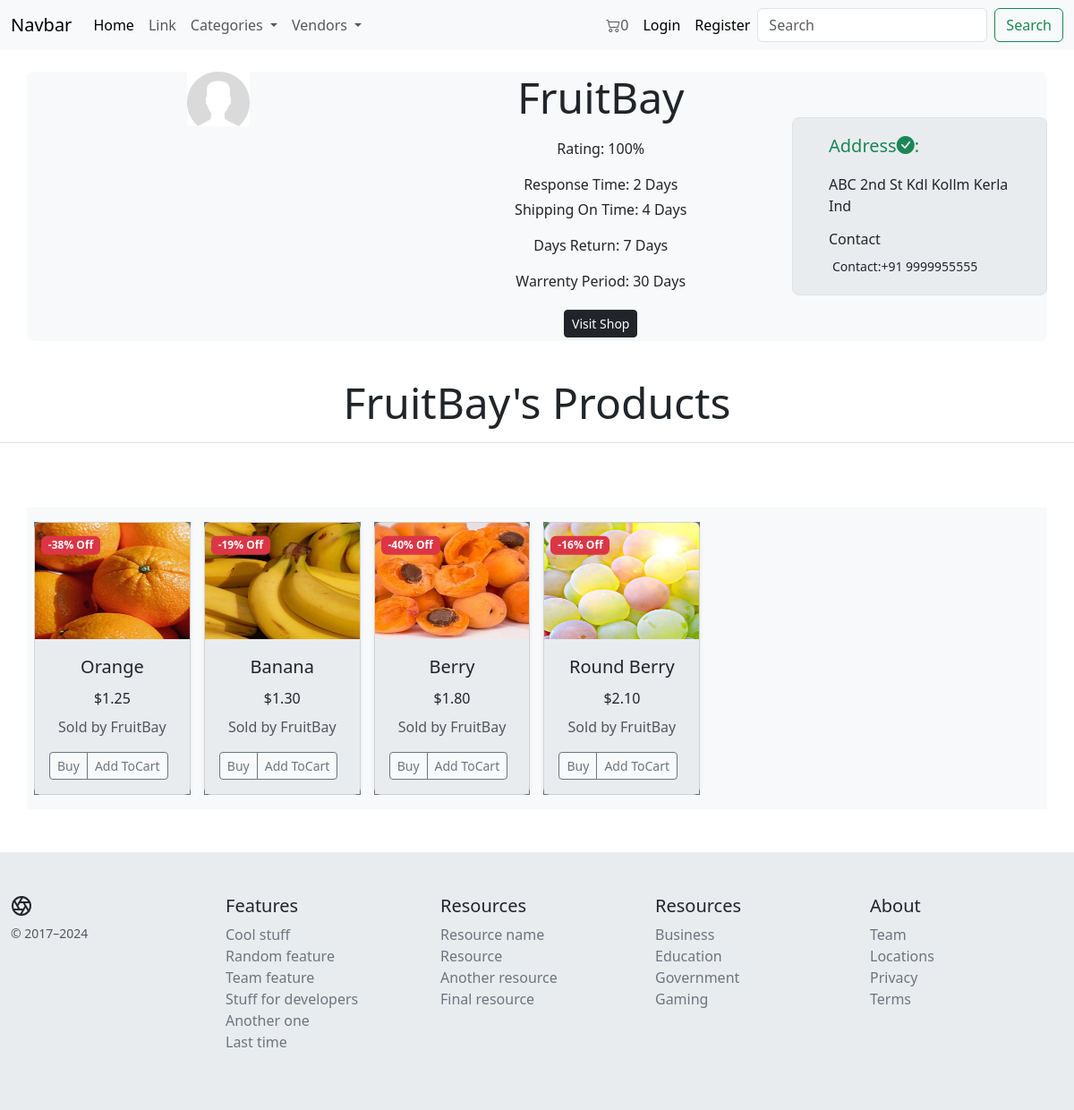
Screenshot of /vendor/VEN:iBL234pU7X/ with the database file from the repository.
### core/models.py (models this page shows, shortened)
class Vendor(models.Model):
    VID = ShortUUIDField(unique=True, length=10, prefix="VEN:", max_length=15)
    title = models.CharField(max_length=100)
    image = models.ImageField(upload_to='Vendor_images')
    desc = models.CharField(max_length=600, blank=True,
                            null=True, default='description for vendor')
    user = models.ForeignKey(
        customUser, related_name='vendor_user', on_delete=models.SET_NULL, null=True)
    address = models.CharField(
        max_length=500, default="ABC 2nd St Kdl Kollm Kerla Ind")
    contact = models.CharField(max_length=20, default='+91 9999955555')
    message_response_time = models.CharField(max_length=10, default='2 Days')
    shipping_time = models.CharField(max_length=10, default='4 Days')
    authentic_rating = models.CharField(max_length=10, default='100%')
    return_days = models.CharField(max_length=10, default='7 Days')
    warrenty_period = models.CharField(max_length=10, default='30 Days')
    def __str__(self):
        return self.title

class Product(models.Model):
    PID = ShortUUIDField(
        unique=True, length=10, prefix="PID:", max_length=15)
    title = models.CharField(max_length=100, default='Sample')
    desc = models.CharField(
        max_length=500, default='lorem lroeam ipsm lorem doooi')
    specifications = models.TextField(null=True, blank=True)
    category = models.ForeignKey(
        Category, on_delete=models.SET_NULL, null=True, related_name='product_category')
    vendor = models.ForeignKey(
        Vendor, on_delete=models.SET_NULL, null=True, blank=True, related_name='product_vendor')
    image = models.ImageField(upload_to='Product_images')
    in_stock = models.BooleanField(default=True)
    featured_on_home_page = models.BooleanField(default=False)
    price = models.DecimalField(
        max_digits=12, decimal_places=2, default='4.99')
    discount_amount = models.DecimalField(
        max_digits=12, decimal_places=2, default=0)
    product_status = models.CharField(
        max_length=20, choices=Product_Choices, default='active')
    date_added = models.DateTimeField(auto_now_add=True)
    updated = models.DateTimeField(auto_now=True, null=True)
    tags = TaggableManager(blank=True)
    def price_after_discount(self):
        return self.price - self.discount_amount
    def discount_percentage(self):
        if self.price > 0:
            return (self.discount_amount / self.price) * 100
        else:
            return 0

### core/views.py (the view)
# urls.py: path('vendor/<VID>/', views.vendor_detail_view, name='vendor_detail_view'),
def vendor_detail_view(request, VID):
    vendor = get_object_or_404(Vendor, VID=VID)
    products_of_vendor = Product.objects.filter(vendor=vendor)
    context = {
        'vendor': vendor,
        'products_of_vendor': products_of_vendor
    }
    return render(request, 'core/vendor_details.html', context)

### core/context_processors.py (called while the page is built)
def context_fn(request):
    categories = Category.objects.all()
    vendors = Vendor.objects.all()
    if "cart_data_object" in request.session:
        cart_items_count = len(request.session['cart_data_object'])
    else:
        cart_items_count = 0
    context = {
        'categories_context': categories,
        'vendors_context': vendors,
        'cart_items_count_context': cart_items_count,
    }
    return context

### core/models.py (called while the page is built)
    def __str__(self):
        return self.title

### templates/core/vendor_details.html (shortened to what this page needs)
{%extends 'core/base.html' %}
{%block content%}
{%load static %}
<div class="container my-4 bg-body-tertiary rounded-3">
    <div class="row justify-content-center align-items-center">
        <div class="col-lg-9 col-md-12 ">
            <div class="row">
                <div class="col-lg-6 col-md-7 position-relative text-center">
                    <img src="{{ vendor.image.url }}" class="img-fluid img-hover" alt="">
                </div>
                <div class="col-lg-6 col-md-5 bg-body-tertiary d-flex justify-content-center align-items-center">
                    <div class="text-center">
                        <p class="display-5">{{ vendor.title }}</p>
                        <p><small class="fs-6">Rating: {{ vendor.authentic_rating}}</small></p>
                        <p class="mb-1 fs-6">Response Time: {{ vendor.message_response_time }}</p>
                        <p class="mb-1 fs-6">Shipping On Time: {{ vendor.shipping_time }}</p>
                        <p><small class="fs-6">Days Return: {{ vendor.return_days }}</small></p>
                        <p><small class="fs-6">Warrenty Period: {{ vendor.warrenty_period }}</small></p>
                        <div class="btn-group">
                            <a href="{% url 'core:vendor_shop_view' vendor.VID %}" class="btn btn-sm btn-dark m-1">Visit
                                Shop</a>
                        </div>
                    </div>
                </div>
            </div>
        </div>
        <div class="col-lg-3 col-md-12 bg-body-secondary rounded-3 border">
            <div class="row justify-content-center align-items-center m-2 p-2">
                <div class="col-md-6 col-sm-6 col-lg-12 col-xl-12">
                    <p class="lead fw-normal text-success">Address<i class="bi bi-check-circle-fill"></i>: </p>
                    <p>{{vendor.address}}</p>
                </div>
                <div class="col-md-6 col-sm-6 col-lg-12 col-xl-12">
                    <h6>Contact</h6>
                    <p class="m-1"><small>Contact:{{vendor.contact}}</small></p>
                </div>
            </div>
        </div>
    </div>
</div>
<h2 class="p-3 my-4 border-bottom display-5 text-center">{{vendor.title}}'s Products</h2>
<div class="album py-5">
    <div class="container">
        <div class="row bg-body-tertiary">
            <div class="owl-carousel owl-theme p-2 m-2 mx-auto">
                {% for i in products_of_vendor %}
                <div class="item bg-secondary align-items-center">
                    <div class="card shadow-sm border-1 rounded-3" style="max-width: 250px; position: relative">
                        <div class="position-absolute top-0 start-0 translate-middle badge bg-danger"
                            style="z-index: 1; margin-top: 25px; margin-left: 40px">
                            -{{i.discount_percentage|floatformat:0}}% Off
                        </div>
                        <a href="{% url 'core:product_detail_view' i.PID %}" class="text-decoration-none text-dark">
                            <div class="ratio ratio-4x3">
                                <img src="{{ i.image.url }}" class="card-img-top img-fluid" width="100%" height="100%"
                                    role="img" preserveAspectRatio="xMidYMid slice" focusable="false" />
                            </div>
                        </a>
                        <div class="card-body bg-body-secondary">
                            <a href="{% url 'core:product_detail_view' i.PID %}" class="text-decoration-none text-dark">
                                <p class="card-title text-center fs-5">{{i.title}}</p>
                            </a>
                            <p class="card-title text-center fs-6">
                                $<span
                                    class="card-title text-center fs-6 current-product-price-{{i.id}}">{{i.price_after_discount}}</span>
                            </p>
                            <p class="card-text text-center">
                                <small class="text-body-secondary fs-6">Sold by {{i.vendor}}</small>
                            </p>
                            <div class="d-flex justify-content-between align-items-center">
                                <div class="btn-group bg-body-tertiary mt-auto">
                                    <button type="button" class="btn btn-sm btn-outline-secondary">
                                        Buy
                                    </button>
                                    <button type="button" class="btn btn-sm btn-outline-secondary add-to-cart-btn"
                                        data-index="{{i.id}}" id="add-to-cart-btn">
                                        Add ToCart
                                    </button>
                                </div>
                            </div>
                        </div>
                    </div>
                </div>
                {%endfor%}
            </div>
        </div>
    </div>
</div>
{%endblock%}

### rows the page displays
Vendor: image (placeholder picture), title "FruitBay", authentic_rating "100%", message_response_time "2 Days", shipping_time "4 Days", return_days "7 Days", warrenty_period "30 Days", address "ABC 2nd St Kdl Kollm Kerla Ind", contact "+91 9999955555"
Product: discount_percentage "38", image (picture), title "Orange", price_after_discount "1.25", vendor "FruitBay"
Product: discount_percentage "19", image (picture), title "Banana", price_after_discount "1.30", vendor "FruitBay"
Product: discount_percentage "40", image (picture), title "Berry", price_after_discount "1.80", vendor "FruitBay"
Product: discount_percentage "16", image (picture), title "Round Berry", price_after_discount "2.10", vendor "FruitBay"

### other values shown
{{ cart_items_count_context }} "0"
